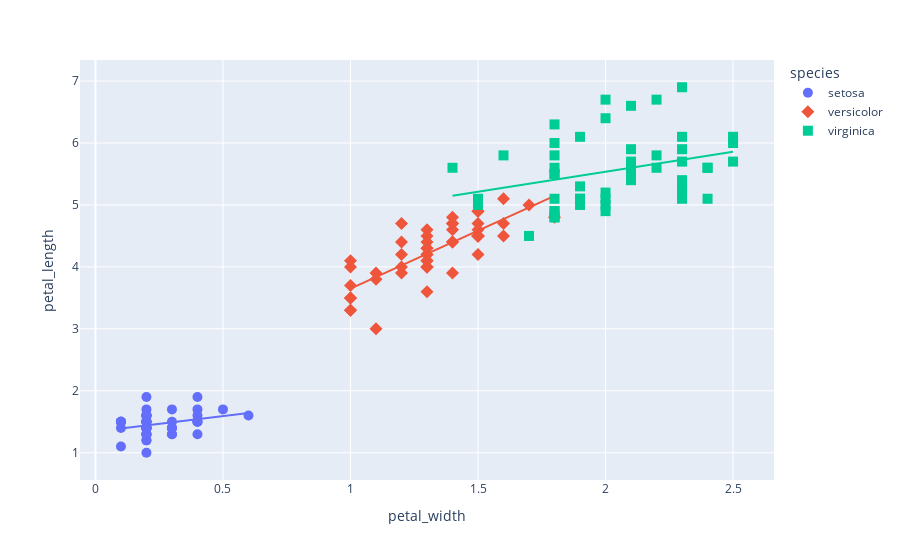

The code cell stored with this chart in its notebook:
### Markdown cell above
### Let us add some styles to the plots.

### Code cell
fig = px.scatter(iris, 
                 y="petal_length", 
                 x="petal_width", 
                 color="species", 
                 symbol="species",
                 trendline="ols")

fig.update_traces(marker_size=10)

### Figure 1 — Plotly figure (JSON) as saved in the notebook; plotly's stock layout.template omitted (floating-point values rounded to 4 significant figures)
{"data": [{"hovertemplate": "species=setosa<br>petal_width=%{x}<br>petal_length=%{y}<extra></extra>", "legendgroup": "setosa", "marker": {"color": "#636efa", "size": 10, "symbol": "circle"}, "mode": "markers", "name": "setosa", "orientation": "v", "showlegend": true, "type": "scatter", "x": [0.2, 0.2, 0.2, 0.2, 0.2, 0.4, 0.3, 0.2, 0.2, 0.1, 0.2, 0.2, 0.1, 0.1, 0.2, 0.4, 0.4, 0.3, 0.3, 0.3, 0.2, 0.4, 0.2, 0.5, 0.2, 0.2, 0.4, 0.2, 0.2, 0.2, 0.2, 0.4, 0.1, 0.2, 0.1, 0.2, 0.2, 0.1, 0.2, 0.2, 0.3, 0.3, 0.2, 0.6, 0.4, 0.3, 0.2, 0.2, 0.2, 0.2], "xaxis": "x", "y": [1.4, 1.4, 1.3, 1.5, 1.4, 1.7, 1.4, 1.5, 1.4, 1.5, 1.5, 1.6, 1.4, 1.1, 1.2, 1.5, 1.3, 1.4, 1.7, 1.5, 1.7, 1.5, 1, 1.7, 1.9, 1.6, 1.6, 1.5, 1.4, 1.6, 1.6, 1.5, 1.5, 1.4, 1.5, 1.2, 1.3, 1.5, 1.3, 1.5, 1.3, 1.3, 1.3, 1.6, 1.9, 1.4, 1.6, 1.4, 1.5, 1.4], "yaxis": "y"}, {"hovertemplate": "<b>OLS trendline</b><br>petal_length = 0.495739 * petal_width + 1.34304<br>R<sup>2</sup>=0.093825<br><br>species=setosa<br>petal_width=%{x}<br>petal_length=%{y} <b>(trend)</b><extra></extra>", "legendgroup": "setosa", "marker": {"color": "#636efa", "size": 10, "symbol": "circle"}, "mode": "lines", "name": "setosa", "showlegend": false, "type": "scatter", "x": [0.1, 0.1, 0.1, 0.1, 0.1, 0.1, 0.2, 0.2, 0.2, 0.2, 0.2, 0.2, 0.2, 0.2, 0.2, 0.2, 0.2, 0.2, 0.2, 0.2, 0.2, 0.2, 0.2, 0.2, 0.2, 0.2, 0.2, 0.2, 0.2, 0.2, 0.2, 0.2, 0.2, 0.2, 0.3, 0.3, 0.3, 0.3, 0.3, 0.3, 0.3, 0.4, 0.4, 0.4, 0.4, 0.4, 0.4, 0.4, 0.5, 0.6], "xaxis": "x", "y": [1.393, 1.393, 1.393, 1.393, 1.393, 1.393, 1.442, 1.442, 1.442, 1.442, 1.442, 1.442, 1.442, 1.442, 1.442, 1.442, 1.442, 1.442, 1.442, 1.442, 1.442, 1.442, 1.442, 1.442, 1.442, 1.442, 1.442, 1.442, 1.442, 1.442, 1.442, 1.442, 1.442, 1.442, 1.492, 1.492, 1.492, 1.492, 1.492, 1.492, 1.492, 1.541, 1.541, 1.541, 1.541, 1.541, 1.541, 1.541, 1.591, 1.64], "yaxis": "y"}, {"hovertemplate": "species=versicolor<br>petal_width=%{x}<br>petal_length=%{y}<extra></extra>", "legendgroup": "versicolor", "marker": {"color": "#EF553B", "size": 10, "symbol": "diamond"}, "mode": "markers", "name": "versicolor", "orientation": "v", "showlegend": true, "type": "scatter", "x": [1.4, 1.5, 1.5, 1.3, 1.5, 1.3, 1.6, 1, 1.3, 1.4, 1, 1.5, 1, 1.4, 1.3, 1.4, 1.5, 1, 1.5, 1.1, 1.8, 1.3, 1.5, 1.2, 1.3, 1.4, 1.4, 1.7, 1.5, 1, 1.1, 1, 1.2, 1.6, 1.5, 1.6, 1.5, 1.3, 1.3, 1.3, 1.2, 1.4, 1.2, 1, 1.3, 1.2, 1.3, 1.3, 1.1, 1.3], "xaxis": "x", "y": [4.7, 4.5, 4.9, 4, 4.6, 4.5, 4.7, 3.3, 4.6, 3.9, 3.5, 4.2, 4, 4.7, 3.6, 4.4, 4.5, 4.1, 4.5, 3.9, 4.8, 4, 4.9, 4.7, 4.3, 4.4, 4.8, 5, 4.5, 3.5, 3.8, 3.7, 3.9, 5.1, 4.5, 4.5, 4.7, 4.4, 4.1, 4, 4.4, 4.6, 4, 3.3, 4.2, 4.2, 4.2, 4.3, 3, 4.1], "yaxis": "y"}, {"hovertemplate": "<b>OLS trendline</b><br>petal_length = 1.86932 * petal_width + 1.78128<br>R<sup>2</sup>=0.618847<br><br>species=versicolor<br>petal_width=%{x}<br>petal_length=%{y} <b>(trend)</b><extra></extra>", "legendgroup": "versicolor", "marker": {"color": "#EF553B", "size": 10, "symbol": "diamond"}, "mode": "lines", "name": "versicolor", "showlegend": false, "type": "scatter", "x": [1, 1, 1, 1, 1, 1, 1, 1.1, 1.1, 1.1, 1.2, 1.2, 1.2, 1.2, 1.2, 1.3, 1.3, 1.3, 1.3, 1.3, 1.3, 1.3, 1.3, 1.3, 1.3, 1.3, 1.3, 1.3, 1.4, 1.4, 1.4, 1.4, 1.4, 1.4, 1.4, 1.5, 1.5, 1.5, 1.5, 1.5, 1.5, 1.5, 1.5, 1.5, 1.5, 1.6, 1.6, 1.6, 1.7, 1.8], "xaxis": "x", "y": [3.651, 3.651, 3.651, 3.651, 3.651, 3.651, 3.651, 3.838, 3.838, 3.838, 4.024, 4.024, 4.024, 4.024, 4.024, 4.211, 4.211, 4.211, 4.211, 4.211, 4.211, 4.211, 4.211, 4.211, 4.211, 4.211, 4.211, 4.211, 4.398, 4.398, 4.398, 4.398, 4.398, 4.398, 4.398, 4.585, 4.585, 4.585, 4.585, 4.585, 4.585, 4.585, 4.585, 4.585, 4.585, 4.772, 4.772, 4.772, 4.959, 5.146], "yaxis": "y"}, {"hovertemplate": "species=virginica<br>petal_width=%{x}<br>petal_length=%{y}<extra></extra>", "legendgroup": "virginica", "marker": {"color": "#00cc96", "size": 10, "symbol": "square"}, "mode": "markers", "name": "virginica", "orientation": "v", "showlegend": true, "type": "scatter", "x": [2.5, 1.9, 2.1, 1.8, 2.2, 2.1, 1.7, 1.8, 1.8, 2.5, 2, 1.9, 2.1, 2, 2.4, 2.3, 1.8, 2.2, 2.3, 1.5, 2.3, 2, 2, 1.8, 2.1, 1.8, 1.8, 1.8, 2.1, 1.6, 1.9, 2, 2.2, 1.5, 1.4, 2.3, 2.4, 1.8, 1.8, 2.1, 2.4, 2.3, 1.9, 2.3, 2.5, 2.3, 1.9, 2, 2.3, 1.8], "xaxis": "x", "y": [6, 5.1, 5.9, 5.6, 5.8, 6.6, 4.5, 6.3, 5.8, 6.1, 5.1, 5.3, 5.5, 5, 5.1, 5.3, 5.5, 6.7, 6.9, 5, 5.7, 4.9, 6.7, 4.9, 5.7, 6, 4.8, 4.9, 5.6, 5.8, 6.1, 6.4, 5.6, 5.1, 5.6, 6.1, 5.6, 5.5, 4.8, 5.4, 5.6, 5.1, 5.1, 5.9, 5.7, 5.2, 5, 5.2, 5.4, 5.1], "yaxis": "y"}, {"hovertemplate": "<b>OLS trendline</b><br>petal_length = 0.647259 * petal_width + 4.24065<br>R<sup>2</sup>=0.103754<br><br>species=virginica<br>petal_width=%{x}<br>petal_length=%{y} <b>(trend)</b><extra></extra>", "legendgroup": "virginica", "marker": {"color": "#00cc96", "size": 10, "symbol": "square"}, "mode": "lines", "name": "virginica", "showlegend": false, "type": "scatter", "x": [1.4, 1.5, 1.5, 1.6, 1.7, 1.8, 1.8, 1.8, 1.8, 1.8, 1.8, 1.8, 1.8, 1.8, 1.8, 1.8, 1.9, 1.9, 1.9, 1.9, 1.9, 2, 2, 2, 2, 2, 2, 2.1, 2.1, 2.1, 2.1, 2.1, 2.1, 2.2, 2.2, 2.2, 2.3, 2.3, 2.3, 2.3, 2.3, 2.3, 2.3, 2.3, 2.4, 2.4, 2.4, 2.5, 2.5, 2.5], "xaxis": "x", "y": [5.147, 5.212, 5.212, 5.276, 5.341, 5.406, 5.406, 5.406, 5.406, 5.406, 5.406, 5.406, 5.406, 5.406, 5.406, 5.406, 5.47, 5.47, 5.47, 5.47, 5.47, 5.535, 5.535, 5.535, 5.535, 5.535, 5.535, 5.6, 5.6, 5.6, 5.6, 5.6, 5.6, 5.665, 5.665, 5.665, 5.729, 5.729, 5.729, 5.729, 5.729, 5.729, 5.729, 5.729, 5.794, 5.794, 5.794, 5.859, 5.859, 5.859], "yaxis": "y"}], "layout": {"legend": {"title": {"text": "species"}, "tracegroupgap": 0}, "margin": {"t": 60}, "xaxis": {"anchor": "y", "domain": [0, 1], "title": {"text": "petal_width"}}, "yaxis": {"anchor": "x", "domain": [0, 1], "title": {"text": "petal_length"}}}}
